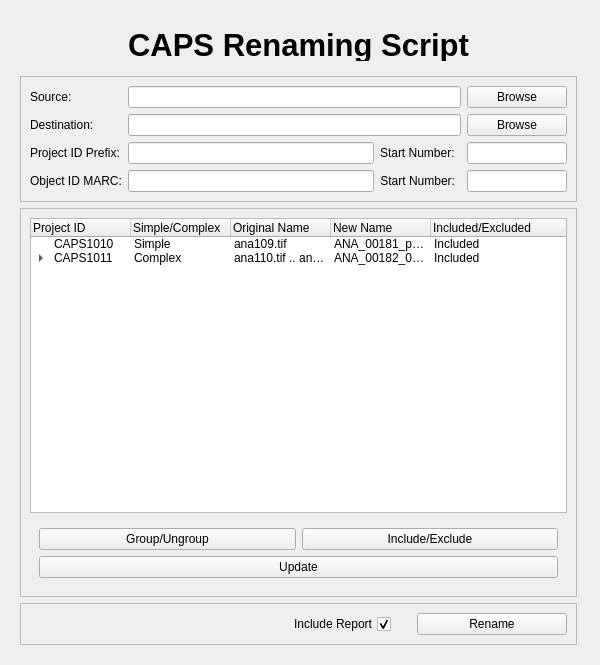
<?xml version="1.0" encoding="UTF-8"?>
<ui version="4.0">
 <class>Form</class>
 <widget class="QWidget" name="Form">
  <property name="geometry">
   <rect>
    <x>0</x>
    <y>0</y>
    <width>600</width>
    <height>665</height>
   </rect>
  </property>
  <property name="minimumSize">
   <size>
    <width>600</width>
    <height>650</height>
   </size>
  </property>
  <property name="windowTitle">
   <string>CAPS Renaming Script</string>
  </property>
  <layout class="QGridLayout" name="gridLayout_3">
   <item row="0" column="0">
    <widget class="QFrame" name="frameBackground">
     <property name="frameShape">
      <enum>QFrame::NoFrame</enum>
     </property>
     <property name="frameShadow">
      <enum>QFrame::Raised</enum>
     </property>
     <layout class="QVBoxLayout" name="verticalLayout_2">
      <property name="rightMargin">
       <number>12</number>
      </property>
      <item>
       <widget class="QFrame" name="frameTitle">
        <property name="sizePolicy">
         <sizepolicy hsizetype="Preferred" vsizetype="Fixed">
          <horstretch>0</horstretch>
          <verstretch>0</verstretch>
         </sizepolicy>
        </property>
        <property name="minimumSize">
         <size>
          <width>0</width>
          <height>50</height>
         </size>
        </property>
        <property name="maximumSize">
         <size>
          <width>16777215</width>
          <height>50</height>
         </size>
        </property>
        <property name="frameShape">
         <enum>QFrame::NoFrame</enum>
        </property>
        <property name="frameShadow">
         <enum>QFrame::Raised</enum>
        </property>
        <layout class="QVBoxLayout" name="verticalLayout_3">
         <item>
          <widget class="QLabel" name="label_title">
           <property name="font">
            <font>
             <pointsize>23</pointsize>
             <weight>75</weight>
             <bold>true</bold>
            </font>
           </property>
           <property name="text">
            <string>CAPS Renaming Script</string>
           </property>
           <property name="alignment">
            <set>Qt::AlignCenter</set>
           </property>
          </widget>
         </item>
        </layout>
       </widget>
      </item>
      <item>
       <widget class="QFrame" name="frameSetup">
        <property name="sizePolicy">
         <sizepolicy hsizetype="Expanding" vsizetype="Fixed">
          <horstretch>0</horstretch>
          <verstretch>0</verstretch>
         </sizepolicy>
        </property>
        <property name="frameShape">
         <enum>QFrame::StyledPanel</enum>
        </property>
        <property name="frameShadow">
         <enum>QFrame::Plain</enum>
        </property>
        <layout class="QGridLayout" name="gridLayout">
         <item row="1" column="1" colspan="3">
          <widget class="QLineEdit" name="lineEdit_destination"/>
         </item>
         <item row="3" column="0">
          <widget class="QLabel" name="label_PID_prefix">
           <property name="text">
            <string>Project ID Prefix:</string>
           </property>
          </widget>
         </item>
         <item row="4" column="1">
          <widget class="QLineEdit" name="lineEdit_OID_MARC"/>
         </item>
         <item row="4" column="4">
          <widget class="QLineEdit" name="lineEdit_OID_startNum">
           <property name="sizePolicy">
            <sizepolicy hsizetype="Maximum" vsizetype="Fixed">
             <horstretch>0</horstretch>
             <verstretch>0</verstretch>
            </sizepolicy>
           </property>
           <property name="maximumSize">
            <size>
             <width>100</width>
             <height>16777215</height>
            </size>
           </property>
          </widget>
         </item>
         <item row="4" column="2">
          <widget class="QLabel" name="label_OID_startNum">
           <property name="text">
            <string>Start Number:</string>
           </property>
           <property name="alignment">
            <set>Qt::AlignRight|Qt::AlignTrailing|Qt::AlignVCenter</set>
           </property>
          </widget>
         </item>
         <item row="1" column="0">
          <widget class="QLabel" name="label_destination">
           <property name="text">
            <string>Destination:</string>
           </property>
          </widget>
         </item>
         <item row="3" column="2" colspan="2">
          <widget class="QLabel" name="label_PID_startNum">
           <property name="text">
            <string>Start Number:</string>
           </property>
           <property name="alignment">
            <set>Qt::AlignLeading|Qt::AlignLeft|Qt::AlignVCenter</set>
           </property>
          </widget>
         </item>
         <item row="0" column="1" colspan="3">
          <widget class="QLineEdit" name="lineEdit_source"/>
         </item>
         <item row="4" column="0">
          <widget class="QLabel" name="label_OID_MARC">
           <property name="text">
            <string>Object ID MARC:</string>
           </property>
          </widget>
         </item>
         <item row="3" column="1">
          <widget class="QLineEdit" name="lineEdit_PID_prefix"/>
         </item>
         <item row="0" column="0">
          <widget class="QLabel" name="label_source">
           <property name="text">
            <string>Source:</string>
           </property>
          </widget>
         </item>
         <item row="0" column="4">
          <widget class="QPushButton" name="pushButton_sourceBrowse">
           <property name="maximumSize">
            <size>
             <width>100</width>
             <height>16777215</height>
            </size>
           </property>
           <property name="text">
            <string>Browse</string>
           </property>
          </widget>
         </item>
         <item row="1" column="4">
          <widget class="QPushButton" name="pushButton_destinationBrowse">
           <property name="maximumSize">
            <size>
             <width>100</width>
             <height>16777215</height>
            </size>
           </property>
           <property name="text">
            <string>Browse</string>
           </property>
          </widget>
         </item>
         <item row="3" column="4">
          <widget class="QLineEdit" name="lineEdit_PID_startNum">
           <property name="sizePolicy">
            <sizepolicy hsizetype="Maximum" vsizetype="Fixed">
             <horstretch>0</horstretch>
             <verstretch>0</verstretch>
            </sizepolicy>
           </property>
           <property name="maximumSize">
            <size>
             <width>100</width>
             <height>16777215</height>
            </size>
           </property>
          </widget>
         </item>
        </layout>
       </widget>
      </item>
      <item>
       <widget class="QFrame" name="frameFiles">
        <property name="frameShape">
         <enum>QFrame::StyledPanel</enum>
        </property>
        <property name="frameShadow">
         <enum>QFrame::Raised</enum>
        </property>
        <layout class="QVBoxLayout" name="verticalLayout">
         <item>
          <widget class="QTreeWidget" name="tree_files">
           <property name="selectionMode">
            <enum>QAbstractItemView::ExtendedSelection</enum>
           </property>
           <column>
            <property name="text">
             <string>Project ID</string>
            </property>
           </column>
           <column>
            <property name="text">
             <string>Simple/Complex</string>
            </property>
           </column>
           <column>
            <property name="text">
             <string>Original Name</string>
            </property>
           </column>
           <column>
            <property name="text">
             <string>New Name</string>
            </property>
           </column>
           <column>
            <property name="text">
             <string>Included/Excluded</string>
            </property>
           </column>
           <item>
            <property name="text">
             <string>CAPS1010</string>
            </property>
            <property name="text">
             <string>Simple</string>
            </property>
            <property name="text">
             <string>ana109.tif</string>
            </property>
            <property name="text">
             <string>ANA_00181_prsv.jpg</string>
            </property>
            <property name="text">
             <string>Included</string>
            </property>
           </item>
           <item>
            <property name="text">
             <string>CAPS1011</string>
            </property>
            <property name="text">
             <string>Complex</string>
            </property>
            <property name="text">
             <string>ana110.tif .. ana113.tif</string>
            </property>
            <property name="text">
             <string>ANA_00182_001_prsv.jpg .. ANA_00182_004_prsv.jpg</string>
            </property>
            <property name="text">
             <string>Included</string>
            </property>
            <item>
             <property name="text">
              <string/>
             </property>
             <property name="text">
              <string/>
             </property>
             <property name="text">
              <string>ana110.tif</string>
             </property>
             <property name="text">
              <string>ANA_00182_001_prsv.jpg</string>
             </property>
             <property name="text">
              <string>Included</string>
             </property>
            </item>
            <item>
             <property name="text">
              <string/>
             </property>
             <property name="text">
              <string/>
             </property>
             <property name="text">
              <string>ana111.tif</string>
             </property>
             <property name="text">
              <string>ANA_00182_002_prsv.jpg</string>
             </property>
             <property name="text">
              <string>Included</string>
             </property>
            </item>
            <item>
             <property name="text">
              <string/>
             </property>
             <property name="text">
              <string/>
             </property>
             <property name="text">
              <string>ana112.tif</string>
             </property>
             <property name="text">
              <string>ANA_00182_003_prsv.jpg</string>
             </property>
             <property name="text">
              <string>Included</string>
             </property>
            </item>
            <item>
             <property name="text">
              <string/>
             </property>
             <property name="text">
              <string/>
             </property>
             <property name="text">
              <string>ana113.tif</string>
             </property>
             <property name="text">
              <string>ANA_00182_004_prsv.jpg</string>
             </property>
             <property name="text">
              <string>Included</string>
             </property>
            </item>
           </item>
          </widget>
         </item>
         <item>
          <widget class="QFrame" name="frame">
           <property name="frameShape">
            <enum>QFrame::NoFrame</enum>
           </property>
           <property name="frameShadow">
            <enum>QFrame::Raised</enum>
           </property>
           <layout class="QGridLayout" name="gridLayout_2">
            <item row="2" column="1" colspan="2">
             <widget class="QPushButton" name="pushButton_update">
              <property name="text">
               <string>Update</string>
              </property>
             </widget>
            </item>
            <item row="1" column="2">
             <widget class="QPushButton" name="pushButton_include">
              <property name="text">
               <string>Include/Exclude</string>
              </property>
             </widget>
            </item>
            <item row="1" column="1">
             <widget class="QPushButton" name="pushButton_group">
              <property name="autoFillBackground">
               <bool>false</bool>
              </property>
              <property name="text">
               <string>Group/Ungroup</string>
              </property>
              <property name="flat">
               <bool>false</bool>
              </property>
             </widget>
            </item>
           </layout>
          </widget>
         </item>
        </layout>
        <zorder>frame</zorder>
        <zorder>tree_files</zorder>
       </widget>
      </item>
      <item>
       <widget class="QFrame" name="frameActions">
        <property name="maximumSize">
         <size>
          <width>16777215</width>
          <height>50</height>
         </size>
        </property>
        <property name="frameShape">
         <enum>QFrame::StyledPanel</enum>
        </property>
        <property name="frameShadow">
         <enum>QFrame::Plain</enum>
        </property>
        <layout class="QHBoxLayout" name="horizontalLayout">
         <item>
          <spacer name="horizontalSpacer_2">
           <property name="orientation">
            <enum>Qt::Horizontal</enum>
           </property>
           <property name="sizeHint" stdset="0">
            <size>
             <width>40</width>
             <height>20</height>
            </size>
           </property>
          </spacer>
         </item>
         <item>
          <widget class="QCheckBox" name="checkBoxIncludeReport">
           <property name="enabled">
            <bool>true</bool>
           </property>
           <property name="layoutDirection">
            <enum>Qt::RightToLeft</enum>
           </property>
           <property name="text">
            <string>Include Report</string>
           </property>
           <property name="checked">
            <bool>true</bool>
           </property>
          </widget>
         </item>
         <item>
          <spacer name="horizontalSpacer">
           <property name="orientation">
            <enum>Qt::Horizontal</enum>
           </property>
           <property name="sizeType">
            <enum>QSizePolicy::Fixed</enum>
           </property>
           <property name="sizeHint" stdset="0">
            <size>
             <width>20</width>
             <height>20</height>
            </size>
           </property>
          </spacer>
         </item>
         <item>
          <widget class="QPushButton" name="buttonRename">
           <property name="sizePolicy">
            <sizepolicy hsizetype="Minimum" vsizetype="Fixed">
             <horstretch>0</horstretch>
             <verstretch>0</verstretch>
            </sizepolicy>
           </property>
           <property name="minimumSize">
            <size>
             <width>150</width>
             <height>0</height>
            </size>
           </property>
           <property name="maximumSize">
            <size>
             <width>400</width>
             <height>16777215</height>
            </size>
           </property>
           <property name="layoutDirection">
            <enum>Qt::RightToLeft</enum>
           </property>
           <property name="text">
            <string>Rename</string>
           </property>
          </widget>
         </item>
        </layout>
       </widget>
      </item>
     </layout>
    </widget>
   </item>
  </layout>
 </widget>
 <resources/>
 <connections/>
</ui>
